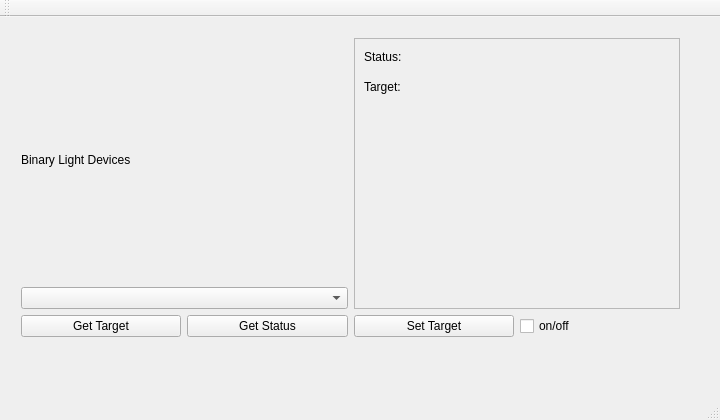
<?xml version="1.0" encoding="UTF-8"?>
<ui version="4.0">
 <class>MainWindow</class>
 <widget class="QMainWindow" name="MainWindow">
  <property name="windowModality">
   <enum>Qt::WindowModal</enum>
  </property>
  <property name="geometry">
   <rect>
    <x>0</x>
    <y>0</y>
    <width>720</width>
    <height>420</height>
   </rect>
  </property>
  <property name="minimumSize">
   <size>
    <width>720</width>
    <height>420</height>
   </size>
  </property>
  <property name="maximumSize">
   <size>
    <width>720</width>
    <height>420</height>
   </size>
  </property>
  <property name="windowTitle">
   <string>Brisa Light Switcher</string>
  </property>
  <widget class="QWidget" name="centralWidget">
   <widget class="QWidget" name="">
    <property name="geometry">
     <rect>
      <x>10</x>
      <y>10</y>
      <width>681</width>
      <height>321</height>
     </rect>
    </property>
    <layout class="QVBoxLayout" name="verticalLayout_3">
     <item>
      <layout class="QHBoxLayout" name="horizontalLayout_2">
       <item>
        <layout class="QVBoxLayout" name="verticalLayout">
         <item>
          <widget class="QLabel" name="deviceListLabel">
           <property name="text">
            <string>Binary Light Devices</string>
           </property>
           <property name="textFormat">
            <enum>Qt::AutoText</enum>
           </property>
           <property name="scaledContents">
            <bool>false</bool>
           </property>
           <property name="wordWrap">
            <bool>false</bool>
           </property>
          </widget>
         </item>
         <item>
          <widget class="QComboBox" name="comboBox"/>
         </item>
        </layout>
       </item>
       <item>
        <widget class="QFrame" name="frame">
         <property name="minimumSize">
          <size>
           <width>131</width>
           <height>71</height>
          </size>
         </property>
         <property name="frameShape">
          <enum>QFrame::StyledPanel</enum>
         </property>
         <property name="frameShadow">
          <enum>QFrame::Raised</enum>
         </property>
         <widget class="QLabel" name="targetLabel">
          <property name="geometry">
           <rect>
            <x>90</x>
            <y>10</y>
            <width>21</width>
            <height>21</height>
           </rect>
          </property>
          <property name="minimumSize">
           <size>
            <width>21</width>
            <height>21</height>
           </size>
          </property>
          <property name="maximumSize">
           <size>
            <width>21</width>
            <height>21</height>
           </size>
          </property>
          <property name="text">
           <string/>
          </property>
          <property name="scaledContents">
           <bool>true</bool>
          </property>
         </widget>
         <widget class="QLabel" name="statusLabel">
          <property name="geometry">
           <rect>
            <x>90</x>
            <y>40</y>
            <width>21</width>
            <height>21</height>
           </rect>
          </property>
          <property name="minimumSize">
           <size>
            <width>21</width>
            <height>21</height>
           </size>
          </property>
          <property name="maximumSize">
           <size>
            <width>21</width>
            <height>21</height>
           </size>
          </property>
          <property name="text">
           <string/>
          </property>
          <property name="scaledContents">
           <bool>true</bool>
          </property>
         </widget>
         <widget class="QLabel" name="status">
          <property name="geometry">
           <rect>
            <x>10</x>
            <y>10</y>
            <width>62</width>
            <height>18</height>
           </rect>
          </property>
          <property name="text">
           <string>Status:</string>
          </property>
         </widget>
         <widget class="QLabel" name="target">
          <property name="geometry">
           <rect>
            <x>10</x>
            <y>40</y>
            <width>62</width>
            <height>18</height>
           </rect>
          </property>
          <property name="text">
           <string>Target:</string>
          </property>
         </widget>
        </widget>
       </item>
      </layout>
     </item>
     <item>
      <layout class="QHBoxLayout" name="horizontalLayout">
       <item>
        <widget class="QPushButton" name="getTargetButton">
         <property name="text">
          <string>Get Target</string>
         </property>
        </widget>
       </item>
       <item>
        <widget class="QPushButton" name="getStatusButton">
         <property name="text">
          <string>Get Status</string>
         </property>
        </widget>
       </item>
       <item>
        <widget class="QPushButton" name="setTargetButton">
         <property name="text">
          <string>Set Target</string>
         </property>
        </widget>
       </item>
       <item>
        <widget class="QCheckBox" name="checkBox">
         <property name="text">
          <string>on/off</string>
         </property>
        </widget>
       </item>
      </layout>
     </item>
    </layout>
   </widget>
  </widget>
  <widget class="QMenuBar" name="menuBar">
   <property name="geometry">
    <rect>
     <x>0</x>
     <y>0</y>
     <width>720</width>
     <height>25</height>
    </rect>
   </property>
  </widget>
  <widget class="QToolBar" name="mainToolBar">
   <attribute name="toolBarArea">
    <enum>TopToolBarArea</enum>
   </attribute>
   <attribute name="toolBarBreak">
    <bool>false</bool>
   </attribute>
  </widget>
  <widget class="QStatusBar" name="statusBar"/>
 </widget>
 <layoutdefault spacing="6" margin="11"/>
 <resources/>
 <connections/>
</ui>
